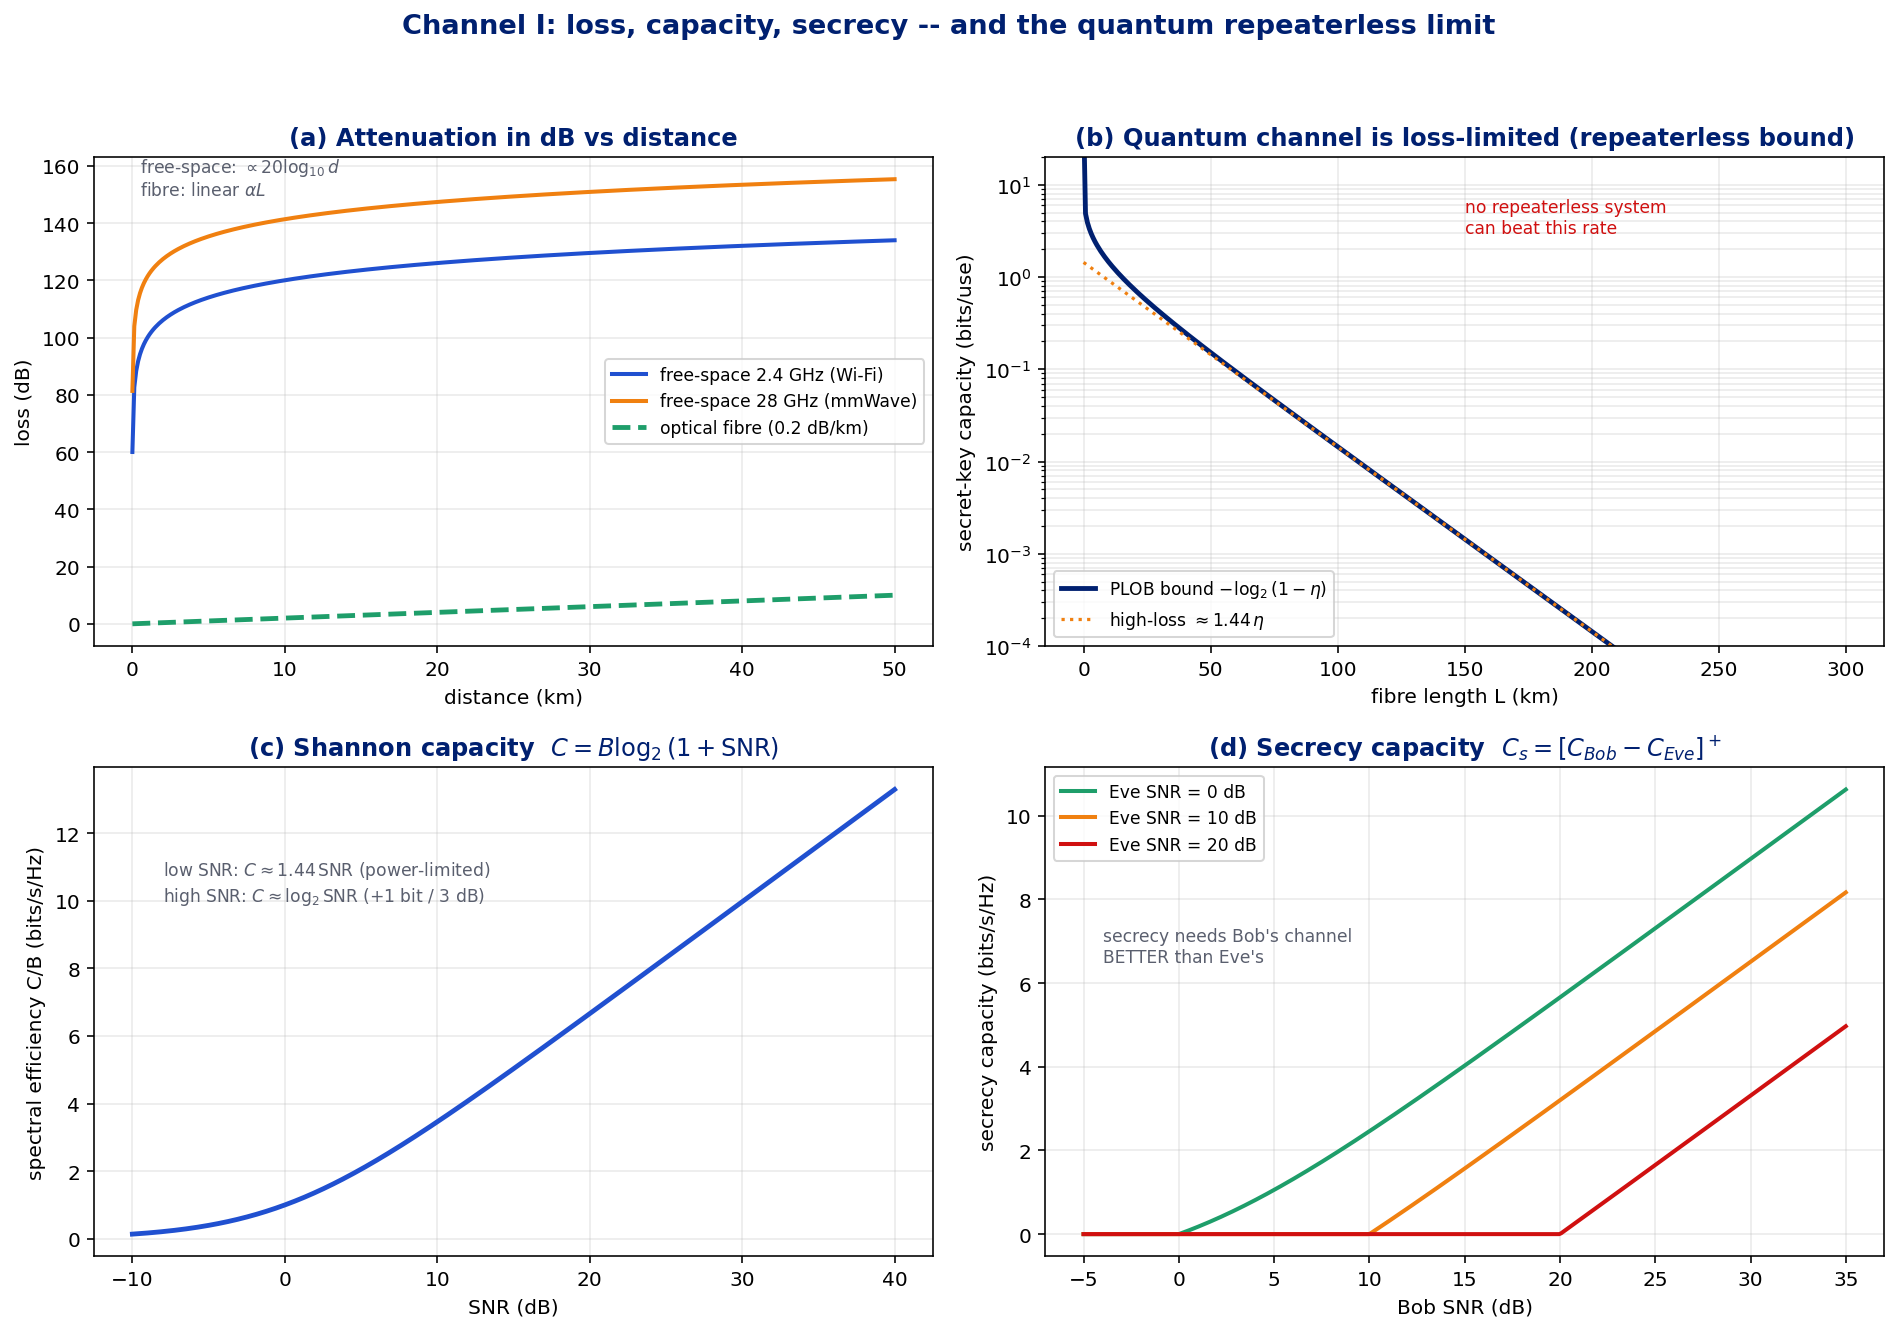

Write Python code to recreate this figure.
# -*- coding: utf-8 -*-
"""Seminar: Channel -- loss & capacity.
(a) Path loss in dB vs distance: RF free-space (FSPL) vs optical fibre (0.2 dB/km).
(b) Quantum repeaterless bound (PLOB secret-key capacity) vs fibre distance -- loss-limited.
(c) Shannon capacity C = B log2(1+SNR).
(d) Secrecy capacity Cs = [C_Bob - C_Eve]+  (Shannon -> secrecy)."""
import os, numpy as np
import matplotlib; matplotlib.use("Agg")
import matplotlib.pyplot as plt

HERE=os.path.dirname(os.path.abspath(__file__))
NAVY="#002070"; BLUE="#2050D0"; ORANGE="#F08010"; GREY="#5a5f6e"; RED="#D01010"; GREEN="#1e9e6a"
plt.rcParams.update({"font.size":10,"axes.titlesize":12,"axes.titlecolor":NAVY,"axes.titleweight":"bold"})
fig,((a,b),(c,d))=plt.subplots(2,2,figsize=(13.2,9.2))

# ---------------- (a) path loss dB vs distance ----------------
# RF free-space FSPL(dB) = 20log10(d_km) + 20log10(f_MHz) + 32.44
d_km=np.linspace(0.01,50,400)
for fMHz,col,lab in [(2400,BLUE,"2.4 GHz (Wi-Fi)"),(28000,ORANGE,"28 GHz (mmWave)")]:
    fspl=20*np.log10(d_km)+20*np.log10(fMHz)+32.44
    a.plot(d_km,fspl,color=col,lw=2,label="free-space "+lab)
alpha_fib=0.2  # dB/km at 1550 nm
a.plot(d_km,alpha_fib*d_km,color=GREEN,lw=2.4,ls="--",label="optical fibre (0.2 dB/km)")
a.set_title("(a) Attenuation in dB vs distance"); a.set_xlabel("distance (km)"); a.set_ylabel("loss (dB)")
a.legend(fontsize=8.5,loc="center right"); a.grid(alpha=0.25)
a.text(0.5,150,"free-space: $\\propto 20\\log_{10}d$\nfibre: linear $\\alpha L$",fontsize=8.5,color=GREY)

# ---------------- (b) quantum repeaterless bound (PLOB) ----------------
L=np.linspace(0,300,400)
eta=10**(-alpha_fib*L/10.0)                 # fibre transmittance
K_plob=-np.log2(1-eta+1e-18)                # secret-key capacity, bits/use
b.semilogy(L,K_plob,color=NAVY,lw=2.4,label=r"PLOB bound $-\log_2(1-\eta)$")
b.semilogy(L,1.44*eta,color=ORANGE,lw=1.6,ls=":",label=r"high-loss $\approx 1.44\,\eta$")
b.set_title("(b) Quantum channel is loss-limited (repeaterless bound)")
b.set_xlabel("fibre length L (km)"); b.set_ylabel("secret-key capacity (bits/use)")
b.set_ylim(1e-4,20); b.legend(fontsize=8.5); b.grid(alpha=0.25,which="both")
b.text(150,3,"no repeaterless system\ncan beat this rate",fontsize=8.5,color=RED)

# ---------------- (c) Shannon capacity ----------------
snr_dB=np.linspace(-10,40,400); snr=10**(snr_dB/10)
C=np.log2(1+snr)
c.plot(snr_dB,C,color=BLUE,lw=2.4)
c.set_title(r"(c) Shannon capacity  $C=B\log_2(1+\mathrm{SNR})$")
c.set_xlabel("SNR (dB)"); c.set_ylabel("spectral efficiency C/B (bits/s/Hz)"); c.grid(alpha=0.25)
c.text(-8,10,"low SNR: $C\\approx1.44\\,\\mathrm{SNR}$ (power-limited)\nhigh SNR: $C\\approx\\log_2\\mathrm{SNR}$ (+1 bit / 3 dB)",
       fontsize=8.5,color=GREY)

# ---------------- (d) secrecy capacity ----------------
snrB_dB=np.linspace(-5,35,400); snrB=10**(snrB_dB/10)
for snrE_dB,col in [(0,GREEN),(10,ORANGE),(20,RED)]:
    snrE=10**(snrE_dB/10)
    Cs=np.maximum(np.log2(1+snrB)-np.log2(1+snrE),0)
    d.plot(snrB_dB,Cs,color=col,lw=2,label=f"Eve SNR = {snrE_dB} dB")
d.set_title(r"(d) Secrecy capacity  $C_s=[C_{Bob}-C_{Eve}]^+$")
d.set_xlabel("Bob SNR (dB)"); d.set_ylabel("secrecy capacity (bits/s/Hz)")
d.legend(fontsize=8.5); d.grid(alpha=0.25)
d.text(-4,6.5,"secrecy needs Bob's channel\nBETTER than Eve's",fontsize=8.5,color=GREY)

fig.suptitle("Channel I: loss, capacity, secrecy -- and the quantum repeaterless limit",
             fontsize=13.5,color=NAVY,weight="bold",y=0.995)
fig.tight_layout(rect=(0,0,1,0.965))
fig.savefig(os.path.join(HERE,"ch1_pathloss_capacity.png"),dpi=145,bbox_inches="tight")
print("saved ch1_pathloss_capacity.png")
